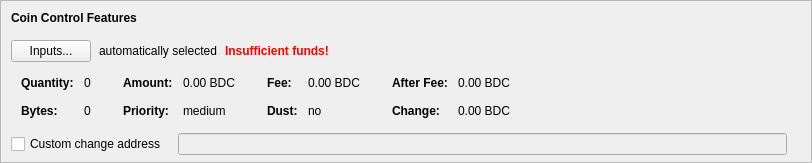
    <widget class="QFrame" name="frameCoinControl">
     <property name="sizePolicy">
      <sizepolicy hsizetype="Expanding" vsizetype="Expanding">
       <horstretch>0</horstretch>
       <verstretch>0</verstretch>
      </sizepolicy>
     </property>
     <property name="maximumSize">
      <size>
       <width>16777215</width>
       <height>16777215</height>
      </size>
     </property>
     <property name="frameShape">
      <enum>QFrame::StyledPanel</enum>
     </property>
     <property name="frameShadow">
      <enum>QFrame::Sunken</enum>
     </property>
     <layout class="QVBoxLayout" name="verticalLayoutCoinControl2">
      <property name="spacing">
       <number>0</number>
      </property>
      <property name="leftMargin">
       <number>0</number>
      </property>
      <property name="topMargin">
       <number>0</number>
      </property>
      <property name="rightMargin">
       <number>0</number>
      </property>
      <property name="bottomMargin">
       <number>6</number>
      </property>
      <item>
       <layout class="QVBoxLayout" name="verticalLayoutCoinControl" stretch="0,0,0,0,1">
        <property name="spacing">
         <number>0</number>
        </property>
        <property name="leftMargin">
         <number>10</number>
        </property>
        <property name="topMargin">
         <number>10</number>
        </property>
        <item>
         <layout class="QHBoxLayout" name="horizontalLayoutCoinControl1">
          <property name="bottomMargin">
           <number>15</number>
          </property>
          <item>
           <widget class="QLabel" name="labelCoinControlFeatures">
            <property name="sizePolicy">
             <sizepolicy hsizetype="Preferred" vsizetype="Maximum">
              <horstretch>0</horstretch>
              <verstretch>0</verstretch>
             </sizepolicy>
            </property>
            <property name="font">
             <font>
              <weight>75</weight>
              <bold>true</bold>
             </font>
            </property>
            <property name="styleSheet">
             <string notr="true">font-weight:bold;</string>
            </property>
            <property name="text">
             <string>Coin Control Features</string>
            </property>
           </widget>
          </item>
         </layout>
        </item>
        <item>
         <layout class="QHBoxLayout" name="horizontalLayoutCoinControl2" stretch="0,0,0,0">
          <property name="spacing">
           <number>8</number>
          </property>
          <property name="bottomMargin">
           <number>10</number>
          </property>
          <item>
           <widget class="QPushButton" name="pushButtonCoinControl">
            <property name="styleSheet">
             <string notr="true"/>
            </property>
            <property name="text">
             <string>Inputs...</string>
            </property>
            <property name="autoDefault">
             <bool>false</bool>
            </property>
           </widget>
          </item>
          <item>
           <widget class="QLabel" name="labelCoinControlAutomaticallySelected">
            <property name="text">
             <string>automatically selected</string>
            </property>
            <property name="margin">
             <number>5</number>
            </property>
           </widget>
          </item>
          <item>
           <widget class="QLabel" name="labelCoinControlInsuffFunds">
            <property name="font">
             <font>
              <weight>75</weight>
              <bold>true</bold>
             </font>
            </property>
            <property name="styleSheet">
             <string notr="true">color:red;font-weight:bold;</string>
            </property>
            <property name="text">
             <string>Insufficient funds!</string>
            </property>
            <property name="margin">
             <number>5</number>
            </property>
           </widget>
          </item>
          <item>
           <spacer name="horizontalSpacerCoinControl">
            <property name="orientation">
             <enum>Qt::Horizontal</enum>
            </property>
            <property name="sizeHint" stdset="0">
             <size>
              <width>40</width>
              <height>1</height>
             </size>
            </property>
           </spacer>
          </item>
         </layout>
        </item>
        <item>
         <widget class="QWidget" name="widgetCoinControl" native="true">
          <property name="sizePolicy">
           <sizepolicy hsizetype="Preferred" vsizetype="Preferred">
            <horstretch>0</horstretch>
            <verstretch>0</verstretch>
           </sizepolicy>
          </property>
          <property name="minimumSize">
           <size>
            <width>0</width>
            <height>0</height>
           </size>
          </property>
          <property name="styleSheet">
           <string notr="true"/>
          </property>
          <layout class="QHBoxLayout" name="horizontalLayoutCoinControl5">
           <property name="leftMargin">
            <number>0</number>
           </property>
           <property name="topMargin">
            <number>0</number>
           </property>
           <property name="rightMargin">
            <number>0</number>
           </property>
           <property name="bottomMargin">
            <number>0</number>
           </property>
           <item>
            <layout class="QHBoxLayout" name="horizontalLayoutCoinControl3" stretch="0,0,0,1">
             <property name="spacing">
              <number>20</number>
             </property>
             <property name="topMargin">
              <number>0</number>
             </property>
             <property name="bottomMargin">
              <number>10</number>
             </property>
             <item>
              <layout class="QFormLayout" name="formLayoutCoinControl1">
               <property name="horizontalSpacing">
                <number>10</number>
               </property>
               <property name="verticalSpacing">
                <number>14</number>
               </property>
               <property name="leftMargin">
                <number>10</number>
               </property>
               <property name="topMargin">
                <number>4</number>
               </property>
               <property name="rightMargin">
                <number>6</number>
               </property>
               <item row="0" column="0">
                <widget class="QLabel" name="labelCoinControlQuantityText">
                 <property name="font">
                  <font>
                   <weight>75</weight>
                   <bold>true</bold>
                  </font>
                 </property>
                 <property name="text">
                  <string>Quantity:</string>
                 </property>
                 <property name="margin">
                  <number>0</number>
                 </property>
                </widget>
               </item>
               <item row="0" column="1">
                <widget class="QLabel" name="labelCoinControlQuantity">
                 <property name="cursor">
                  <cursorShape>IBeamCursor</cursorShape>
                 </property>
                 <property name="contextMenuPolicy">
                  <enum>Qt::ActionsContextMenu</enum>
                 </property>
                 <property name="text">
                  <string notr="true">0</string>
                 </property>
                 <property name="margin">
                  <number>0</number>
                 </property>
                 <property name="textInteractionFlags">
                  <set>Qt::LinksAccessibleByMouse|Qt::TextSelectableByKeyboard|Qt::TextSelectableByMouse</set>
                 </property>
                </widget>
               </item>
               <item row="1" column="0">
                <widget class="QLabel" name="labelCoinControlBytesText">
                 <property name="font">
                  <font>
                   <weight>75</weight>
                   <bold>true</bold>
                  </font>
                 </property>
                 <property name="text">
                  <string>Bytes:</string>
                 </property>
                </widget>
               </item>
               <item row="1" column="1">
                <widget class="QLabel" name="labelCoinControlBytes">
                 <property name="cursor">
                  <cursorShape>IBeamCursor</cursorShape>
                 </property>
                 <property name="contextMenuPolicy">
                  <enum>Qt::ActionsContextMenu</enum>
                 </property>
                 <property name="text">
                  <string notr="true">0</string>
                 </property>
                 <property name="textInteractionFlags">
                  <set>Qt::LinksAccessibleByMouse|Qt::TextSelectableByKeyboard|Qt::TextSelectableByMouse</set>
                 </property>
                </widget>
               </item>
              </layout>
             </item>
             <item>
              <layout class="QFormLayout" name="formLayoutCoinControl2">
               <property name="horizontalSpacing">
                <number>10</number>
               </property>
               <property name="verticalSpacing">
                <number>14</number>
               </property>
               <property name="leftMargin">
                <number>6</number>
               </property>
               <property name="topMargin">
                <number>4</number>
               </property>
               <property name="rightMargin">
                <number>6</number>
               </property>
               <item row="0" column="0">
                <widget class="QLabel" name="labelCoinControlAmountText">
                 <property name="font">
                  <font>
                   <weight>75</weight>
                   <bold>true</bold>
                  </font>
                 </property>
                 <property name="text">
                  <string>Amount:</string>
                 </property>
                 <property name="margin">
                  <number>0</number>
                 </property>
                </widget>
               </item>
               <item row="0" column="1">
                <widget class="QLabel" name="labelCoinControlAmount">
                 <property name="cursor">
                  <cursorShape>IBeamCursor</cursorShape>
                 </property>
                 <property name="contextMenuPolicy">
                  <enum>Qt::ActionsContextMenu</enum>
                 </property>
                 <property name="text">
                  <string notr="true">0.00 BDC</string>
                 </property>
                 <property name="textInteractionFlags">
                  <set>Qt::LinksAccessibleByMouse|Qt::TextSelectableByKeyboard|Qt::TextSelectableByMouse</set>
                 </property>
                </widget>
               </item>
               <item row="1" column="0">
                <widget class="QLabel" name="labelCoinControlPriorityText">
                 <property name="font">
                  <font>
                   <weight>75</weight>
                   <bold>true</bold>
                  </font>
                 </property>
                 <property name="text">
                  <string>Priority:</string>
                 </property>
                </widget>
               </item>
               <item row="1" column="1">
                <widget class="QLabel" name="labelCoinControlPriority">
                 <property name="cursor">
                  <cursorShape>IBeamCursor</cursorShape>
                 </property>
                 <property name="contextMenuPolicy">
                  <enum>Qt::ActionsContextMenu</enum>
                 </property>
                 <property name="text">
                  <string notr="true">medium</string>
                 </property>
                 <property name="textInteractionFlags">
                  <set>Qt::LinksAccessibleByMouse|Qt::TextSelectableByKeyboard|Qt::TextSelectableByMouse</set>
                 </property>
                </widget>
               </item>
              </layout>
             </item>
             <item>
              <layout class="QFormLayout" name="formLayoutCoinControl3">
               <property name="horizontalSpacing">
                <number>10</number>
               </property>
               <property name="verticalSpacing">
                <number>14</number>
               </property>
               <property name="leftMargin">
                <number>6</number>
               </property>
               <property name="topMargin">
                <number>4</number>
               </property>
               <property name="rightMargin">
                <number>6</number>
               </property>
               <item row="0" column="0">
                <widget class="QLabel" name="labelCoinControlFeeText">
                 <property name="font">
                  <font>
                   <weight>75</weight>
                   <bold>true</bold>
                  </font>
                 </property>
                 <property name="text">
                  <string>Fee:</string>
                 </property>
                 <property name="margin">
                  <number>0</number>
                 </property>
                </widget>
               </item>
               <item row="0" column="1">
                <widget class="QLabel" name="labelCoinControlFee">
                 <property name="cursor">
                  <cursorShape>IBeamCursor</cursorShape>
                 </property>
                 <property name="contextMenuPolicy">
                  <enum>Qt::ActionsContextMenu</enum>
                 </property>
                 <property name="text">
                  <string notr="true">0.00 BDC</string>
                 </property>
                 <property name="textInteractionFlags">
                  <set>Qt::LinksAccessibleByMouse|Qt::TextSelectableByKeyboard|Qt::TextSelectableByMouse</set>
                 </property>
                </widget>
               </item>
               <item row="1" column="0">
                <widget class="QLabel" name="labelCoinControlLowOutputText">
                 <property name="font">
                  <font>
                   <weight>75</weight>
                   <bold>true</bold>
                  </font>
                 </property>
                 <property name="text">
                  <string>Dust:</string>
                 </property>
                </widget>
               </item>
               <item row="1" column="1">
                <widget class="QLabel" name="labelCoinControlLowOutput">
                 <property name="cursor">
                  <cursorShape>IBeamCursor</cursorShape>
                 </property>
                 <property name="contextMenuPolicy">
                  <enum>Qt::ActionsContextMenu</enum>
                 </property>
                 <property name="text">
                  <string notr="true">no</string>
                 </property>
                 <property name="textInteractionFlags">
                  <set>Qt::LinksAccessibleByMouse|Qt::TextSelectableByKeyboard|Qt::TextSelectableByMouse</set>
                 </property>
                </widget>
               </item>
              </layout>
             </item>
             <item>
              <layout class="QFormLayout" name="formLayoutCoinControl4">
               <property name="horizontalSpacing">
                <number>10</number>
               </property>
               <property name="verticalSpacing">
                <number>14</number>
               </property>
               <property name="leftMargin">
                <number>6</number>
               </property>
               <property name="topMargin">
                <number>4</number>
               </property>
               <property name="rightMargin">
                <number>6</number>
               </property>
               <item row="0" column="0">
                <widget class="QLabel" name="labelCoinControlAfterFeeText">
                 <property name="font">
                  <font>
                   <weight>75</weight>
                   <bold>true</bold>
                  </font>
                 </property>
                 <property name="text">
                  <string>After Fee:</string>
                 </property>
                 <property name="margin">
                  <number>0</number>
                 </property>
                </widget>
               </item>
               <item row="0" column="1">
                <widget class="QLabel" name="labelCoinControlAfterFee">
                 <property name="cursor">
                  <cursorShape>IBeamCursor</cursorShape>
                 </property>
                 <property name="contextMenuPolicy">
                  <enum>Qt::ActionsContextMenu</enum>
                 </property>
                 <property name="text">
                  <string notr="true">0.00 BDC</string>
                 </property>
                 <property name="textInteractionFlags">
                  <set>Qt::LinksAccessibleByMouse|Qt::TextSelectableByKeyboard|Qt::TextSelectableByMouse</set>
                 </property>
                </widget>
               </item>
               <item row="1" column="0">
                <widget class="QLabel" name="labelCoinControlChangeText">
                 <property name="font">
                  <font>
                   <weight>75</weight>
                   <bold>true</bold>
                  </font>
                 </property>
                 <property name="text">
                  <string>Change:</string>
                 </property>
                </widget>
               </item>
               <item row="1" column="1">
                <widget class="QLabel" name="labelCoinControlChange">
                 <property name="cursor">
                  <cursorShape>IBeamCursor</cursorShape>
                 </property>
                 <property name="contextMenuPolicy">
                  <enum>Qt::ActionsContextMenu</enum>
                 </property>
                 <property name="text">
                  <string notr="true">0.00 BDC</string>
                 </property>
                 <property name="textInteractionFlags">
                  <set>Qt::LinksAccessibleByMouse|Qt::TextSelectableByKeyboard|Qt::TextSelectableByMouse</set>
                 </property>
                </widget>
               </item>
              </layout>
             </item>
            </layout>
           </item>
          </layout>
         </widget>
        </item>
        <item>
         <layout class="QHBoxLayout" name="horizontalLayoutCoinControl4" stretch="0,0,0">
          <property name="spacing">
           <number>12</number>
          </property>
          <property name="sizeConstraint">
           <enum>QLayout::SetDefaultConstraint</enum>
          </property>
          <property name="topMargin">
           <number>5</number>
          </property>
          <property name="rightMargin">
           <number>5</number>
          </property>
          <item>
           <widget class="QCheckBox" name="checkBoxCoinControlChange">
            <property name="toolTip">
             <string>If this is activated, but the change address is empty or invalid, change will be sent to a newly generated address.</string>
            </property>
            <property name="text">
             <string>Custom change address</string>
            </property>
           </widget>
          </item>
          <item>
           <widget class="QValidatedLineEdit" name="lineEditCoinControlChange">
            <property name="enabled">
             <bool>false</bool>
            </property>
            <property name="sizePolicy">
             <sizepolicy hsizetype="Expanding" vsizetype="Fixed">
              <horstretch>0</horstretch>
              <verstretch>0</verstretch>
             </sizepolicy>
            </property>
           </widget>
          </item>
          <item>
           <widget class="QLabel" name="labelCoinControlChangeLabel">
            <property name="sizePolicy">
             <sizepolicy hsizetype="Preferred" vsizetype="Expanding">
              <horstretch>0</horstretch>
              <verstretch>0</verstretch>
             </sizepolicy>
            </property>
            <property name="minimumSize">
             <size>
              <width>0</width>
              <height>0</height>
             </size>
            </property>
            <property name="text">
             <string/>
            </property>
            <property name="margin">
             <number>3</number>
            </property>
           </widget>
          </item>
         </layout>
        </item>
        <item>
         <spacer name="verticalSpacerCoinControl">
          <property name="orientation">
           <enum>Qt::Vertical</enum>
          </property>
          <property name="sizeHint" stdset="0">
           <size>
            <width>800</width>
            <height>1</height>
           </size>
          </property>
         </spacer>
        </item>
       </layout>
      </item>
     </layout>
    </widget>
